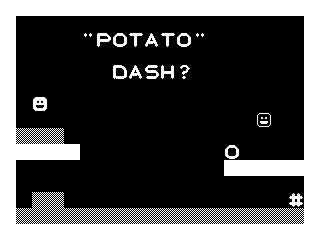

Below is a game level as drawn by its tile map, then a one-line description and the .tmx that defines it (tile-layer data replaced by summaries):
An orthogonal 20x15 tile map with 16x16 px tiles, 2 tile layers (Level1, Level1_colour).

<map version="1.0" orientation="orthogonal" width="20" height="15" tilewidth="16" tileheight="16">
 <tileset firstgid="1" name="font" tilewidth="16" tileheight="16">
  <image source="font.png" trans="ff00ff" width="256" height="128" />
 </tileset>
 <layer name="Level1" width="20" height="15">
  <data>[300 cells, 115 non-empty, 14 distinct tile ids]</data>
 </layer>
 <layer name="Level1_colour" width="20" height="15">
  <data>[300 cells, 0 non-empty, 0 distinct tile ids]</data>
 </layer>
 <objectgroup name="Object Layer 1" width="20" height="15" />
</map>